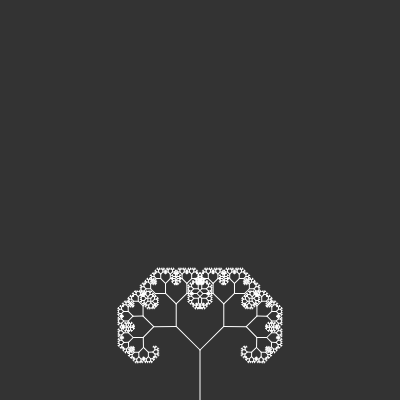
Frame 1 (no input)
Frame 60 (no input): identical to frame 1, image omitted
Frame 120 (the mouse pressed at the canvas centre since frame 60): identical to frame 1, image omitted

The p5.js sketch that drew this single still picture (run headless with seeded random() and noise() and a simulated clock; from frame 60 on, the mouse is pressed at the canvas centre):

// p5.js sketch
// ── sketch.js
let angle = 3.14 / 4;
let slider;
let weight = 5;

function setup() {
  createCanvas(400, 400);
  slider = createSlider(0, 2 * 3.14, 3.14 / 4, 0.01);
}

function draw() {
  background(51);
  angle = slider.value();
  stroke(255);
  translate(200, height);

  branch(50);
}

function branch(len) {
  line(0, 0, 0, -len);
  translate(0, -len);
  if (len > 1) {
    push();
    rotate(angle);
    branch(len * 0.67);
    pop();
    rotate(-angle);
    branch(len * 0.67);
  }
}
